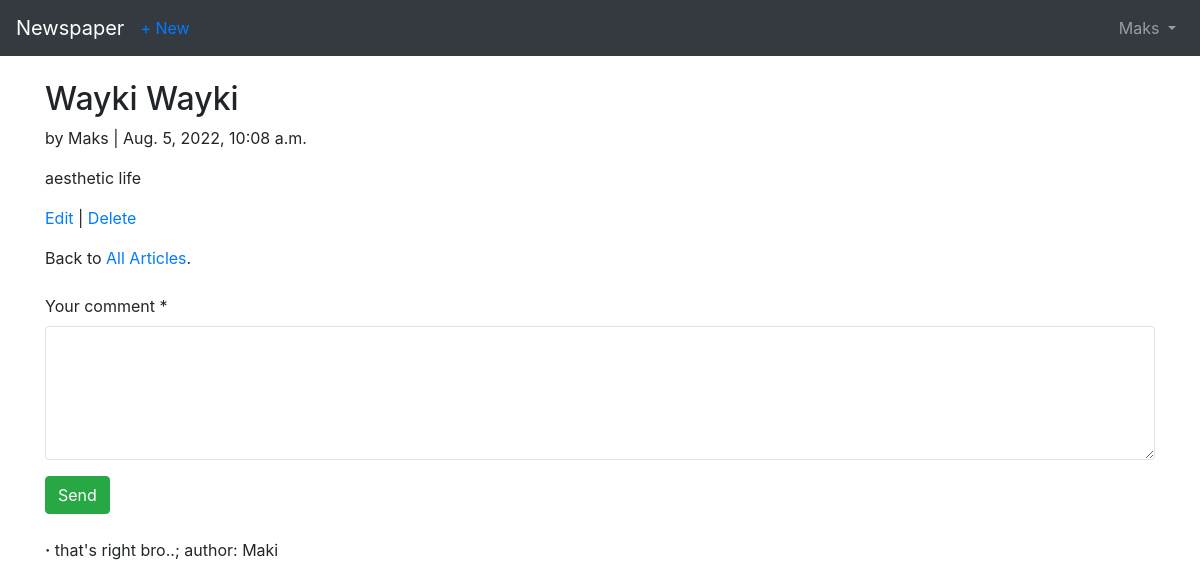
The app's page /articles/1/ (signed in), older data.
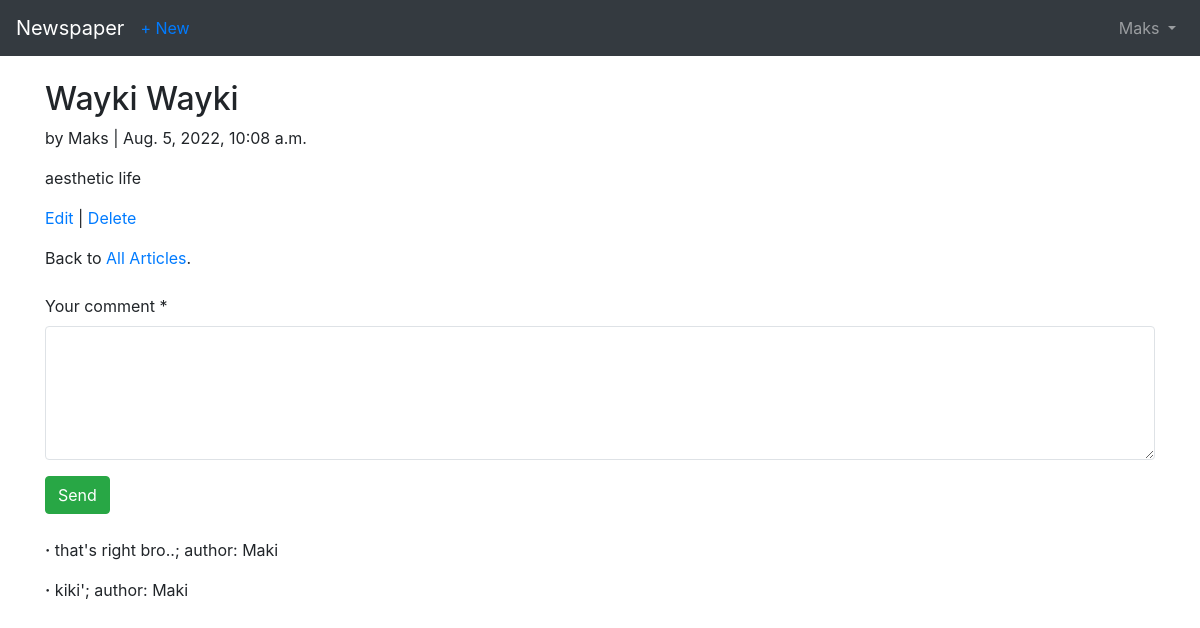
The same page, newer data.
### articles/models.py (models this page shows)
class Comment(models.Model):
    text = models.CharField(max_length=200)
    customer = models.ForeignKey(
        settings.AUTH_USER_MODEL,
        on_delete=models.CASCADE
    )
    article = models.ForeignKey(
        Article, on_delete=models.CASCADE, related_name='comments', null=True
    )
    def __str__(self) -> str:
        return f'{self.text}; author: {self.customer}'

### users/models.py (models this page shows)
class CustomUser(AbstractUser):
    age = models.PositiveIntegerField(null=True, blank=True)

### articles/views.py (the view)
# urls.py: path('<int:pk>/', views.ArticleDetailView.as_view(), name='article_detail'),
class ArticleDetailView(LoginRequiredMixin, DetailView):
    model = Article
    template_name = 'articles/article_detail.html'
    def get_queryset(self, *args, **kwargs):
        pk = self.kwargs.get('pk')
        queryset = Article.objects.filter(pk=pk)
        queryset.update(
            views=F('views') + 1
        )
        return queryset

### articles/templates/articles/article_detail.html (shortened to what this page needs)
{% extends 'base.html' %}
{% block content %}
   <div class="article-entry">
       <h2>{{object.title}}</h2>
       <p> by {{object.author}} | {{object.date}}</p>
       <p>{{object.body}}</p>
   </div>
   <p><a href="{% url 'article_edit' article.pk %}">Edit</a> | <a href="{% url 'article_delete' article.pk %}">Delete</a></p>
   <p>Back to <a href="{% url 'article_list' %}">All Articles</a>.</p>
        <form action="{% url 'article_comment' article.id %}" method="post" class="mt-4">
            <div class="form-group editContent">
                <label for="contactcomment" class="editContent">
                    Your comment *
                </label>
                <textarea class="form-control border" rows="5" name="text"
                            id="contactcomment" required=""></textarea>
            </div>
            <button class="btn btn-success" type="submit">Send</button>
        </form>
        <br>
    {% for comment in article.comments.all %}
        <p>
            <span class="font-weight-bold">{{comment.author}} &middot;</span>
            {{comment}}
        </p>
    {% endfor %}
{% endblock %}

Row changes from the older to the newer data that the page shows:
added Comment: text+customer "kiki'; author: Maki"
